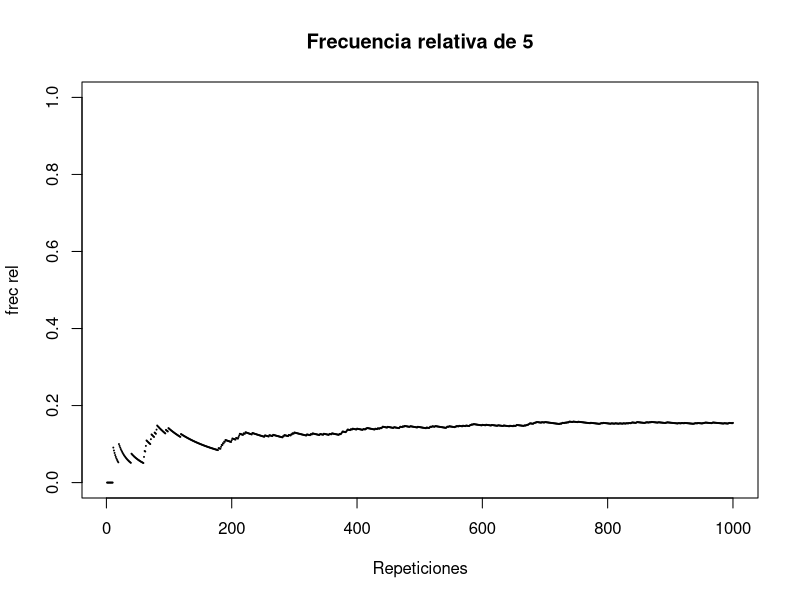

Reproduce this figure in R.
## ---- chunk 1
dado <- c(1:6)
sum(dado / 6)
## ---- chunk 2
reps <- 1000

muchosdados <- sample(x = dado, size = reps, replace = TRUE)
## ---- chunk 3
frecrelativadado5vec <- rep(NA, reps)

for (n in 1:reps) {
    frecrelativadado5vec[n] <- mean(muchosdados[1:n] == 5)
}
## ---- chunk 4
plot(seq(1:reps), frecrelativadado5vec, cex = 0.1, ylim = c(0, 1),
     xlab = "Repeticiones", ylab = "frec rel", 
     main = "Frecuencia relativa de 5")
